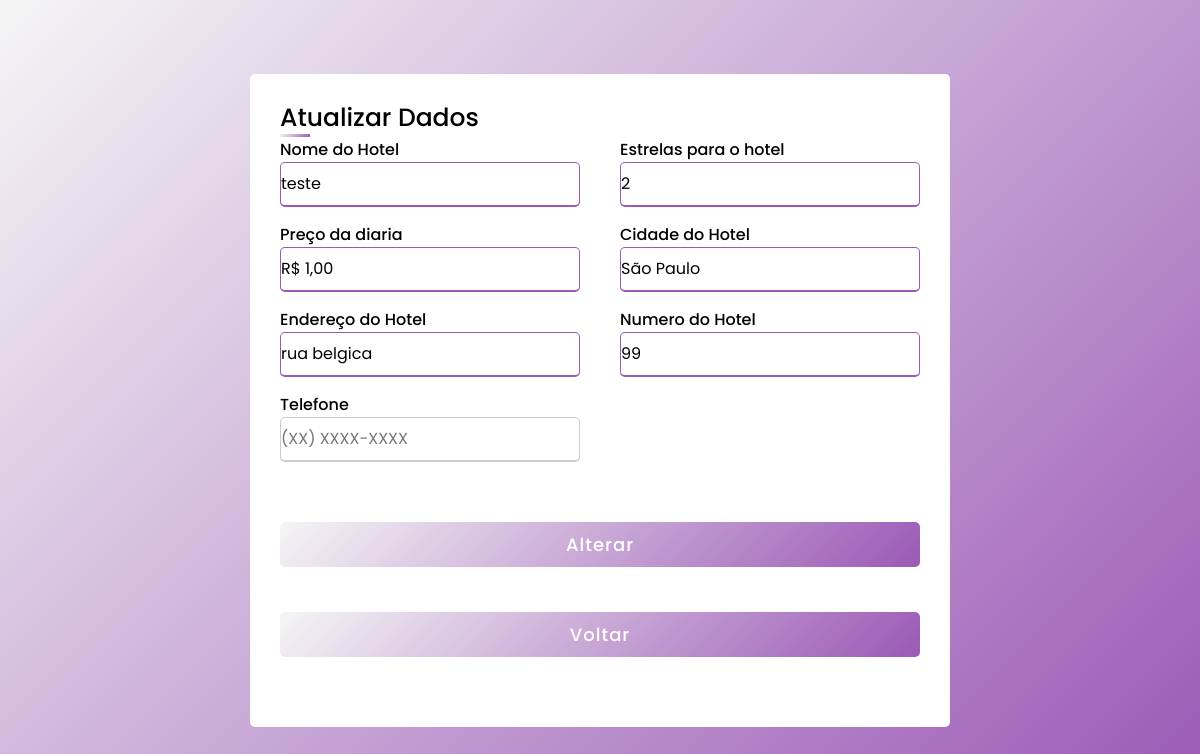
The page /atualizar/1 on the database as committed earlier.
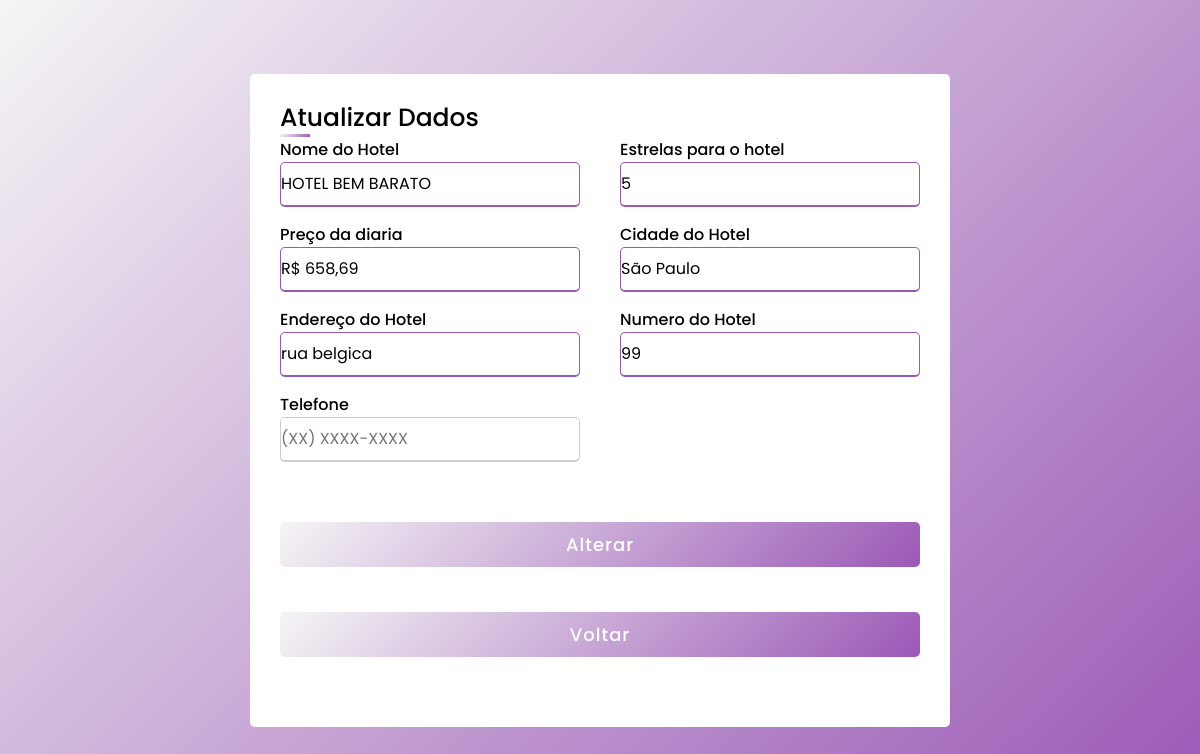
The same page on the database as committed later.
### app.py (models this page shows, shortened)
class HotelModel (banco.Model):
    __tablename__ = 'hoteis'
    hotel_id = banco.Column(banco.Integer, primary_key=True, autoincrement=True)
    nome = banco.Column(banco.String(80), nullable=False)
    estrela = banco.Column(banco.String(4), nullable=False)
    diaria = banco.Column(banco.String(10), nullable=False)
    cidade = banco.Column(banco.String(80), nullable=False)
    endereco = banco.Column(banco.String(100), nullable=False)
    numero = banco.Column(banco.Integer, nullable=False)
    cnpj = banco.Column(banco.String(18), unique=True)
    telefone_contato = banco.Column(banco.String(15), nullable=False)

### app.py (the view, shortened to what this page needs)
@app.route("/atualizar/<int:id>", methods=['GET', 'POST'])
def atualizar(id):
    hotel = HotelModel.query.filter_by(hotel_id=id).first()
    return render_template("atualizar.html", hotel=hotel)

### templates/atualizar.html (shortened to what this page needs)
<!DOCTYPE html>
<html>
<head>
    <link rel="stylesheet" href="{{ url_for('static', filename='css/styleregistros.css') }}">
</head>
<body>
<div class="container">
    <div class="title">Atualizar Dados</div>
            <form action="" method="POST" id="formulario">
                <div class="user-details">
                    <div class="input-box">
                        <span class="details">Nome do Hotel</span>
                        <input type="text" name="nome" placeholder="Nome do Hotel" value="{{ hotel.nome}}">
                    </div>
                    <div class="input-box">
                        <span class="details">Estrelas para o hotel</span>
                        <input type="text" name="estrela" placeholder="Estrelas do Hotel" value="{{ hotel.estrela }}" oninput="validarEntrada(event)">
                    </div>
                    <div class="input-box">
                        <span class="details">Preço da diaria</span>
                        <input type="text" name="diaria" placeholder="Valor da Diaria" value="{{ hotel.diaria}}">
                    </div>
                    <div class="input-box">
                        <span class="details">Cidade do Hotel</span>
                        <input type="text" name="cidade" placeholder="Digite a cidade" value="{{ hotel.cidade}}">
                    </div>
                    <div class="input-box">
                        <span class="details">Endereço do Hotel</span>
                        <input type="text" name="endereco" placeholder="Digite o endereço do Hotel " value="{{ hotel.endereco }}">
                    </div>
                    <div class="input-box">
                        <span class="details">Numero do Hotel</span>
                        <input type="text" name="numero" placeholder="Digite o numero do endereço do Hotel" value="{{ hotel.numero }}">
                    </div>
                    <div class="input-box">
                        <span class="details">Telefone</span>
                        <input type="text" id="telefone" name="telefone" pattern="\([0-9]{2}\) [0-9]{4,5}-[0-9]{4}" placeholder="(XX) XXXX-XXXX" required>
                    </div>
                </div>
            <div class="button">
                <input type="submit" value="Alterar">
            </div>
                <div class="button2">
                <input type="submit" onclick="location.href = 'http://127.0.0.1:5000/lista';" value="Voltar">
            </div>
            </form>
</div>
</body>
</html>

### static/css/styleregistros.css (style rules this page uses)
* { margin: 0; padding: 0; box-sizing: border-box; font-family: 'Poppins', sans-serif; }
body { display: flex; height: 100vh; justify-content: center; align-items: center; padding: 10px; background: linear-gradient(135deg, #f5f5f5, #9b59b6); }
.container { max-width: 700px; width: 100%; background: #fff; padding: 25px 30px; border-radius: 5px; }
.container .title { font-size: 25px; font-weight: 500; position: relative; }
.container .title::before { content: ''; position: absolute; height: 3px; left: 0; bottom: 0; width: 30px; background: linear-gradient(135deg, #f5f5f5, #9b59b6); }
.container form .user-details { display: flex; flex-wrap: wrap; justify-content: space-between; }
.user-details .input-box .details { font-weight: 500; margin-bottom: 5px; }
form .user-details .input-box { margin-bottom: 15px; width: calc(100% / 2 - 20px); }
.user-details .input-box input { height: 45px; width: 100%; outline: none; border-radius: 5px; border: 1px solid #ccc; padding-right: 15px; font-size: 16px; border-bottom-width:2px; transition: all 0.3s ease ; }
.user-details .input-box input:focus, .user-details .input-box input:valid { border-color: #9b59b6; }
form .button { height: 45px; margin: 45px 0; }
form .button input { height: 100%; width: 100%; outline: none; color: #fff; border: none; font-size: 18px; font-weight: 500; border-radius: 5px; letter-spacing: 1px; background: linear-gradient(135deg, #f5f5f5, #9b59b6); }
form .button2 { height: 45px; margin: 45px 0; }
form .button2 input { height: 100%; width: 100%; outline: none; color: #fff; border: none; font-size: 18px; font-weight: 500; border-radius: 5px; letter-spacing: 1px; background: linear-gradient(135deg, #f5f5f5, #9b59b6); }

Rows that differ between the two databases and show on the page:
changed HotelModel "São Paulo": nome "teste" → "HOTEL BEM BARATO"; estrela "2" → "5"; diaria "R$ 1,00" → "R$ 658,69"
